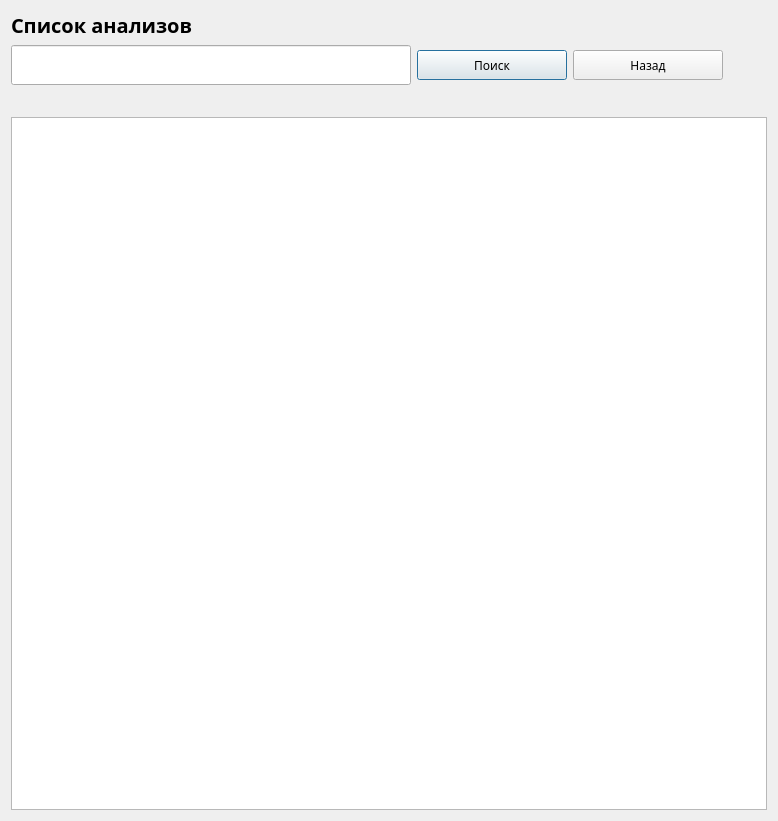
<?xml version="1.0" encoding="UTF-8"?>
<ui version="4.0">
 <class>analysiscost</class>
 <widget class="QDialog" name="analysiscost">
  <property name="geometry">
   <rect>
    <x>0</x>
    <y>0</y>
    <width>774</width>
    <height>821</height>
   </rect>
  </property>
  <property name="font">
   <font>
    <family>Gargi</family>
   </font>
  </property>
  <property name="windowTitle">
   <string>Цены на анализы</string>
  </property>
  <layout class="QGridLayout" name="gridLayout">
   <item row="1" column="1">
    <widget class="QPushButton" name="btnSearch">
     <property name="minimumSize">
      <size>
       <width>150</width>
       <height>30</height>
      </size>
     </property>
     <property name="maximumSize">
      <size>
       <width>150</width>
       <height>30</height>
      </size>
     </property>
     <property name="text">
      <string>Поиск</string>
     </property>
     <property name="default">
      <bool>false</bool>
     </property>
     <property name="flat">
      <bool>false</bool>
     </property>
    </widget>
   </item>
   <item row="1" column="2" colspan="2">
    <widget class="QPushButton" name="btnBack">
     <property name="minimumSize">
      <size>
       <width>150</width>
       <height>30</height>
      </size>
     </property>
     <property name="maximumSize">
      <size>
       <width>150</width>
       <height>30</height>
      </size>
     </property>
     <property name="text">
      <string>Назад</string>
     </property>
    </widget>
   </item>
   <item row="2" column="3">
    <widget class="QLabel" name="lbSpecialization_14">
     <property name="minimumSize">
      <size>
       <width>100</width>
       <height>20</height>
      </size>
     </property>
     <property name="maximumSize">
      <size>
       <width>200</width>
       <height>40</height>
      </size>
     </property>
     <property name="text">
      <string/>
     </property>
     <property name="margin">
      <number>7</number>
     </property>
    </widget>
   </item>
   <item row="1" column="0">
    <widget class="QLineEdit" name="leSearchAnalysis">
     <property name="minimumSize">
      <size>
       <width>0</width>
       <height>40</height>
      </size>
     </property>
     <property name="maximumSize">
      <size>
       <width>400</width>
       <height>16777215</height>
      </size>
     </property>
     <property name="alignment">
      <set>Qt::AlignLeading|Qt::AlignLeft|Qt::AlignTop</set>
     </property>
    </widget>
   </item>
   <item row="3" column="0" colspan="4">
    <widget class="QTableWidget" name="twAnalysis"/>
   </item>
   <item row="0" column="0" colspan="3">
    <widget class="QLabel" name="lbSpecialization_15">
     <property name="minimumSize">
      <size>
       <width>650</width>
       <height>20</height>
      </size>
     </property>
     <property name="maximumSize">
      <size>
       <width>650</width>
       <height>40</height>
      </size>
     </property>
     <property name="font">
      <font>
       <family>Gargi</family>
       <pointsize>15</pointsize>
       <weight>75</weight>
       <bold>true</bold>
      </font>
     </property>
     <property name="text">
      <string>Список анализов</string>
     </property>
     <property name="alignment">
      <set>Qt::AlignLeading|Qt::AlignLeft|Qt::AlignVCenter</set>
     </property>
     <property name="margin">
      <number>10</number>
     </property>
    </widget>
   </item>
  </layout>
 </widget>
 <resources/>
 <connections/>
</ui>
